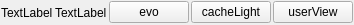
<?xml version="1.0" encoding="UTF-8"?>
<ui version="4.0">
 <class>FlowWidget</class>
 <widget class="QWidget" name="FlowWidget">
  <property name="geometry">
   <rect>
    <x>0</x>
    <y>0</y>
    <width>342</width>
    <height>25</height>
   </rect>
  </property>
  <property name="windowTitle">
   <string>Form</string>
  </property>
  <layout class="QHBoxLayout" name="horizontalLayout">
   <property name="spacing">
    <number>2</number>
   </property>
   <property name="leftMargin">
    <number>1</number>
   </property>
   <property name="topMargin">
    <number>1</number>
   </property>
   <property name="rightMargin">
    <number>1</number>
   </property>
   <property name="bottomMargin">
    <number>1</number>
   </property>
   <item>
    <widget class="QLabel" name="firstName">
     <property name="text">
      <string>TextLabel</string>
     </property>
    </widget>
   </item>
   <item>
    <widget class="QLabel" name="lastName">
     <property name="text">
      <string>TextLabel</string>
     </property>
    </widget>
   </item>
   <item>
    <widget class="QPushButton" name="evoButton">
     <property name="text">
      <string>evo</string>
     </property>
    </widget>
   </item>
   <item>
    <widget class="QPushButton" name="cacheLightButton">
     <property name="text">
      <string>cacheLight</string>
     </property>
    </widget>
   </item>
   <item>
    <widget class="QPushButton" name="userViewButton">
     <property name="text">
      <string>userView</string>
     </property>
    </widget>
   </item>
  </layout>
 </widget>
 <resources/>
 <connections/>
</ui>
